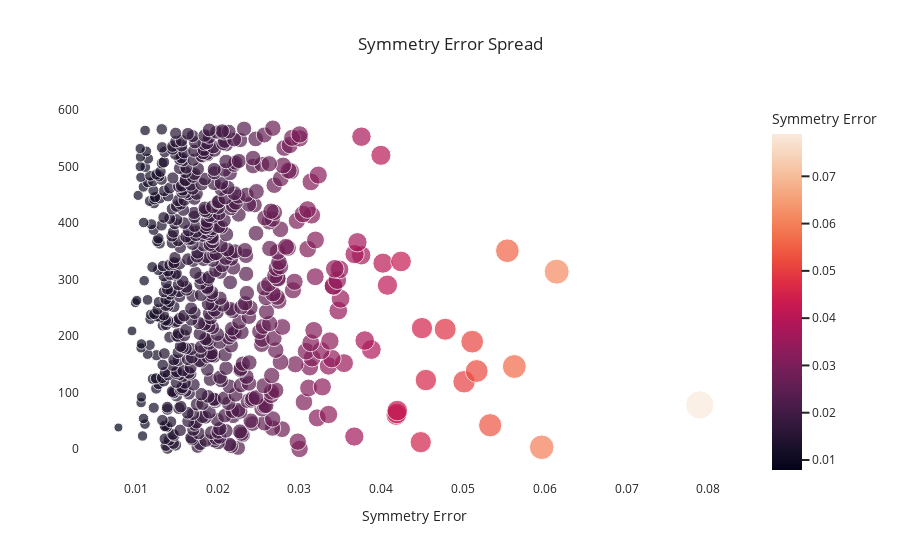

Write notebook code for a chart like this one.
### Code cell
fig = px.scatter(df,
                 x="symmetry error",
                 size='symmetry error',
                 color = 'symmetry error',
                 hover_data=["target"],
                 template='seaborn',
                 labels={"symmetry error": "Symmetry Error"},
                 title="Symmetry Error Spread")
fig.update_layout(xaxis_title="Symmetry Error",yaxis_title=" ")
fig.update_layout({'plot_bgcolor': 'rgba(0, 0, 0, 0)','paper_bgcolor': 'rgba(0, 0, 0, 0)'})
fig.show()

### Figure 1 — Plotly figure (JSON) as saved in the notebook; plotly's stock layout.template omitted (floating-point values rounded to 4 significant figures; data arrays with more than 128 entries replaced by an {"elided": "..."} marker saying what was removed)
{"data": [{"customdata": {"elided": "569x1 int values"}, "hovertemplate": "Symmetry Error=%{marker.color}<br>index=%{y}<br>target=%{customdata[0]}<extra></extra>", "legendgroup": "", "marker": {"color": {"elided": "569 float values"}, "coloraxis": "coloraxis", "size": {"elided": "569 float values"}, "sizemode": "area", "sizeref": 0.0001974, "symbol": "circle"}, "mode": "markers", "name": "", "orientation": "h", "showlegend": false, "type": "scatter", "x": {"elided": "569 float values"}, "xaxis": "x", "y": {"elided": "569 int values"}, "yaxis": "y"}], "layout": {"coloraxis": {"colorbar": {"title": {"text": "Symmetry Error"}}, "colorscale": [[0, "rgb(2,4,25)"], [0.0625, "rgb(24,15,41)"], [0.125, "rgb(47,23,57)"], [0.1875, "rgb(71,28,72)"], [0.25, "rgb(97,30,82)"], [0.3125, "rgb(123,30,89)"], [0.375, "rgb(150,27,91)"], [0.4375, "rgb(177,22,88)"], [0.5, "rgb(203,26,79)"], [0.5625, "rgb(223,47,67)"], [0.625, "rgb(236,76,61)"], [0.6875, "rgb(242,107,73)"], [0.75, "rgb(244,135,95)"], [0.8125, "rgb(245,162,122)"], [0.875, "rgb(246,188,153)"], [0.9375, "rgb(247,212,187)"], [1, "rgb(250,234,220)"]]}, "legend": {"itemsizing": "constant", "tracegroupgap": 0}, "paper_bgcolor": "rgba(0, 0, 0, 0)", "plot_bgcolor": "rgba(0, 0, 0, 0)", "title": {"text": "Symmetry Error Spread"}, "xaxis": {"anchor": "y", "domain": [0, 1], "title": {"text": "Symmetry Error"}}, "yaxis": {"anchor": "x", "domain": [0, 1], "title": {"text": " "}}}}
